Frame 1 (no input): blank canvas, image omitted
Frame 60 (the mouse pressed at the canvas centre just before this capture): blank canvas, image omitted
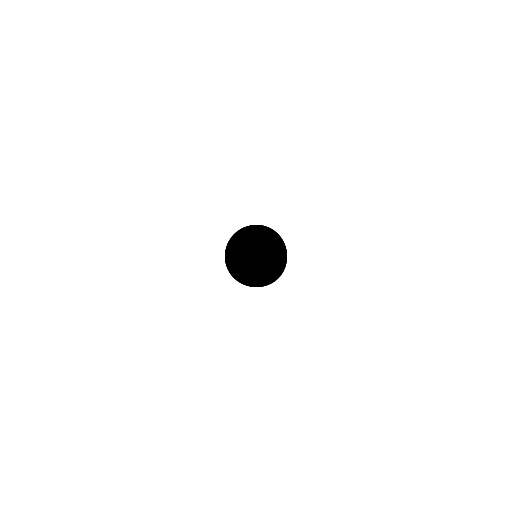
Frame 120 (the mouse held since frame 60 and released just before this capture)

The Processing sketch whose frames 1 and 60 were blank and that drew this single picture after the mouse press (run headless with seeded random() and noise(); from frame 60 on, the mouse is pressed at the canvas centre):

// Processing sketch: Rorscach
// ── Rorscach.pde
void setup()
{

  size(512,512);
  background(#ffffff);
  stroke(#000000);
  fill(#000000);
  
}

void draw()
{

 if (mousePressed)
 {
   float size = random(16,64);
   
   ellipse(mouseX, mouseY, size,size);
   ellipse(width-mouseX, mouseY,size,size);
   
 }
  
}

void keyPressed()
{
 
  background(#ffffff);

}
